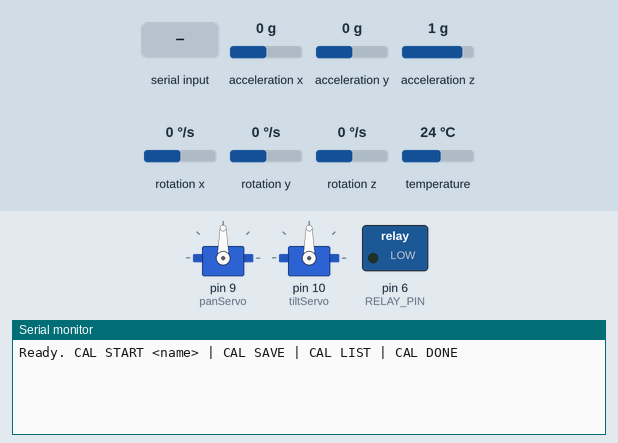
Recording of a sketch running on a simulated Arduino Nano, built with avr-gcc and run on an emulated ATmega328P. Parts: 2 × servo, switched loads named in the sketch (green lamp = pin HIGH), the last lines printed to the serial monitor. Inputs (shaded band) come from the test bench; at power-on: acceleration x 0 g, acceleration y 0 g, acceleration z 1 g, rotation x 0 °/s, rotation y 0 °/s, rotation z 0 °/s, temperature 24 °C. EEPROM starts erased.

Above: at 1.2 s.
1.3 s: acceleration x set to -1.4 g
At 2.7 s:
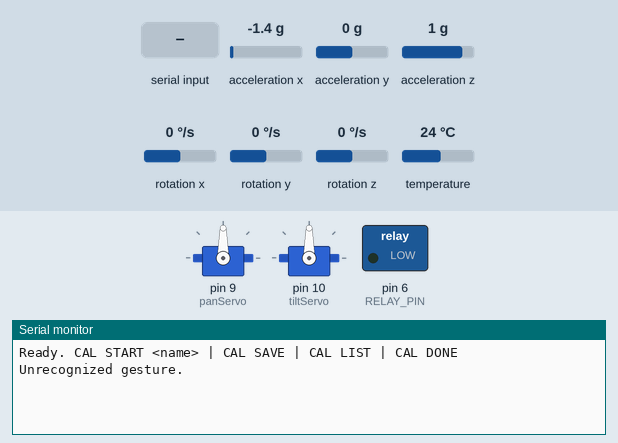
4.3 s: "CAL START\n" received over Serial
At 6.3 s:
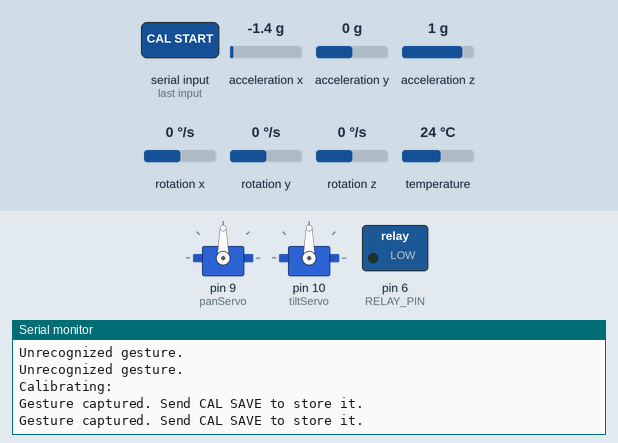
6.5 s: "CAL SAVE\n" received over Serial
8.0 s: "CAL LIST\n" received over Serial
At 8.13 s:
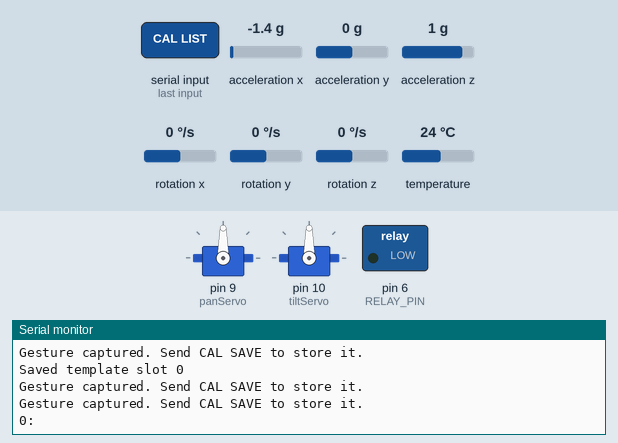

The sketch:

gesture_controller.ino
```cpp
/*
  IMU Gesture Recognition Controller
  --------------------------------------
  Timer1-driven fixed-rate IMU sampling, gesture-window detection, feature
  extraction, and an on-device nearest-neighbor classifier against
  EEPROM-stored templates. Board: Arduino Nano.
*/

#include <Wire.h>
#include <Adafruit_MPU6050.h>
#include <Adafruit_Sensor.h>
#include <Servo.h>
#include <EEPROM.h>

Adafruit_MPU6050 mpu;
Servo panServo, tiltServo;
const uint8_t RELAY_PIN = 6;
const uint8_t CAL_BUTTON_PIN = 2;

const uint16_t RING_SIZE = 200;
volatile float ringBuf[RING_SIZE];
volatile uint16_t ringHead = 0;
volatile bool sampleReady = false;

const float MOTION_THRESHOLD = 2.0;   // m/s^2 above gravity baseline
const uint16_t MAX_WINDOW_SAMPLES = 150;
const uint16_t SETTLE_SAMPLES = 10;

struct Features {
  float peakMag;
  uint8_t dominantAxis;
  uint16_t durationSamples;
  uint16_t zeroCrossings;
};

struct Template {
  char name[12];
  Features f;
  bool used;
};

const uint8_t MAX_TEMPLATES = 5;
Template templates[MAX_TEMPLATES];

bool calibrating = false;
char calName[12];

float windowBuf[MAX_WINDOW_SAMPLES];
uint8_t windowAxis[MAX_WINDOW_SAMPLES];
uint16_t windowLen = 0;
bool inWindow = false;
uint16_t settleCount = 0;

Features pendingFeatures;
bool hasPending = false;

void setup() {
  Serial.begin(9600);
  Wire.begin();
  if (!mpu.begin()) Serial.println("MPU6050 not found!");
  mpu.setAccelerometerRange(MPU6050_RANGE_4_G);

  panServo.attach(9);
  tiltServo.attach(10);
  panServo.write(90);
  tiltServo.write(90);

  pinMode(RELAY_PIN, OUTPUT);
  digitalWrite(RELAY_PIN, LOW);
  pinMode(CAL_BUTTON_PIN, INPUT_PULLUP);

  loadTemplates();
  setupTimer1(200); // 200 Hz sampling

  Serial.println("Ready. CAL START <name> | CAL SAVE | CAL LIST | CAL DONE");
}

void loop() {
  readSerialCal();

  if (!sampleReady) return;
  sampleReady = false;

  sensors_event_t a, g, temp;
  mpu.getEvent(&a, &g, &temp);
  float mag = sqrt(a.acceleration.x * a.acceleration.x +
                    a.acceleration.y * a.acceleration.y +
                    a.acceleration.z * a.acceleration.z) - 9.8;
  uint8_t axis = dominantAxisOf(a);

  processSample(abs(mag), axis);
}

uint8_t dominantAxisOf(sensors_event_t &a) {
  float ax = abs(a.acceleration.x), ay = abs(a.acceleration.y), az = abs(a.acceleration.z);
  if (ax >= ay && ax >= az) return 0;
  if (ay >= ax && ay >= az) return 1;
  return 2;
}

void processSample(float mag, uint8_t axis) {
  if (!inWindow) {
    if (mag > MOTION_THRESHOLD) {
      inWindow = true;
      windowLen = 0;
      settleCount = 0;
    } else {
      return;
    }
  }

  if (windowLen < MAX_WINDOW_SAMPLES) {
    windowBuf[windowLen] = mag;
    windowAxis[windowLen] = axis;
    windowLen++;
  }

  if (mag < MOTION_THRESHOLD * 0.5) {
    settleCount++;
  } else {
    settleCount = 0;
  }

  if (settleCount >= SETTLE_SAMPLES || windowLen >= MAX_WINDOW_SAMPLES) {
    Features f = extractFeatures();
    inWindow = false;
    if (calibrating) {
      Serial.println("Gesture captured. Send CAL SAVE to store it.");
      pendingFeatures = f;
      hasPending = true;
    } else {
      handleRecognition(f);
    }
  }
}

Features extractFeatures() {
  Features f;
  f.peakMag = 0;
  f.durationSamples = windowLen;
  f.zeroCrossings = 0;
  uint8_t axisCounts[3] = {0, 0, 0};

  for (uint16_t i = 0; i < windowLen; i++) {
    if (windowBuf[i] > f.peakMag) f.peakMag = windowBuf[i];
    axisCounts[windowAxis[i]]++;
    if (i > 0) {
      bool wasAbove = windowBuf[i - 1] > MOTION_THRESHOLD * 0.5;
      bool isAbove = windowBuf[i] > MOTION_THRESHOLD * 0.5;
      if (wasAbove != isAbove) f.zeroCrossings++;
    }
  }
  f.dominantAxis = (axisCounts[0] >= axisCounts[1] && axisCounts[0] >= axisCounts[2]) ? 0
                   : (axisCounts[1] >= axisCounts[2]) ? 1 : 2;
  return f;
}

float featureDistance(const Features &a, const Features &b) {
  float d = 0;
  d += sq(a.peakMag - b.peakMag);
  d += sq((float)a.durationSamples - b.durationSamples) * 0.01;
  d += sq((float)a.zeroCrossings - b.zeroCrossings) * 2.0;
  d += (a.dominantAxis != b.dominantAxis) ? 10.0 : 0.0;
  return sqrt(d);
}

void handleRecognition(const Features &f) {
  float bestDist = 1e9;
  int bestIdx = -1;
  for (uint8_t i = 0; i < MAX_TEMPLATES; i++) {
    if (!templates[i].used) continue;
    float d = featureDistance(f, templates[i].f);
    if (d < bestDist) { bestDist = d; bestIdx = i; }
  }

  const float CONFIDENCE_RADIUS = 8.0;
  if (bestIdx >= 0 && bestDist < CONFIDENCE_RADIUS) {
    Serial.print("Recognized: "); Serial.println(templates[bestIdx].name);
    dispatchAction(templates[bestIdx].name);
  } else {
    Serial.println("Unrecognized gesture.");
  }
}

void dispatchAction(const char *name) {
  if (strcmp(name, "swipe-left") == 0) {
    panServo.write(45);
  } else if (strcmp(name, "swipe-right") == 0) {
    panServo.write(135);
  } else if (strcmp(name, "shake") == 0) {
    digitalWrite(RELAY_PIN, !digitalRead(RELAY_PIN));
  }
}

// ---- Timer1 fixed-rate sampling ----
void setupTimer1(int hz) {
  noInterrupts();
  TCCR1A = 0; TCCR1B = 0; TCNT1 = 0;
  long ocr = (16000000 / (8L * hz)) - 1;
  OCR1A = ocr;
  TCCR1B |= (1 << WGM12) | (1 << CS11);
  TIMSK1 |= (1 << OCIE1A);
  interrupts();
}

ISR(TIMER1_COMPA_vect) {
  sampleReady = true;
}

// ---- serial calibration protocol ----
void readSerialCal() {
  if (!Serial.available()) return;
  String line = Serial.readStringUntil('\n');
  line.trim();

  if (line.startsWith("CAL START")) {
    calibrating = true;
    hasPending = false;
    line.substring(10).toCharArray(calName, sizeof(calName));
    Serial.print("Calibrating: "); Serial.println(calName);
  } else if (line.equalsIgnoreCase("CAL SAVE")) {
    if (hasPending) {
      saveTemplate(calName, pendingFeatures);
      hasPending = false;
    } else {
      Serial.println("No captured gesture yet - perform the gesture first.");
    }
  } else if (line.equalsIgnoreCase("CAL LIST")) {
    for (uint8_t i = 0; i < MAX_TEMPLATES; i++) {
      if (templates[i].used) { Serial.print(i); Serial.print(": "); Serial.println(templates[i].name); }
    }
  } else if (line.equalsIgnoreCase("CAL DONE")) {
    calibrating = false;
    Serial.println("Calibration mode exited.");
  }
}

void saveTemplate(const char *name, const Features &f) {
  for (uint8_t i = 0; i < MAX_TEMPLATES; i++) {
    if (!templates[i].used) {
      strncpy(templates[i].name, name, sizeof(templates[i].name));
      templates[i].f = f;
      templates[i].used = true;
      EEPROM.put(i * sizeof(Template), templates[i]);
      Serial.print("Saved template slot "); Serial.println(i);
      return;
    }
  }
  Serial.println("No free template slots (max 5).");
}

void loadTemplates() {
  for (uint8_t i = 0; i < MAX_TEMPLATES; i++) {
    EEPROM.get(i * sizeof(Template), templates[i]);
    if (templates[i].name[0] == (char)0xFF || templates[i].name[0] == 0) templates[i].used = false;
  }
}
```

Measured:
- after the input at 1.3 s, the serial monitor: prints a new line after 0.75 s (image 1)
- after the input at 4.3 s, the serial monitor: prints a new line at once (image 2)
- after the input at 8.0 s, the serial monitor: prints a new line at once (image 3)
